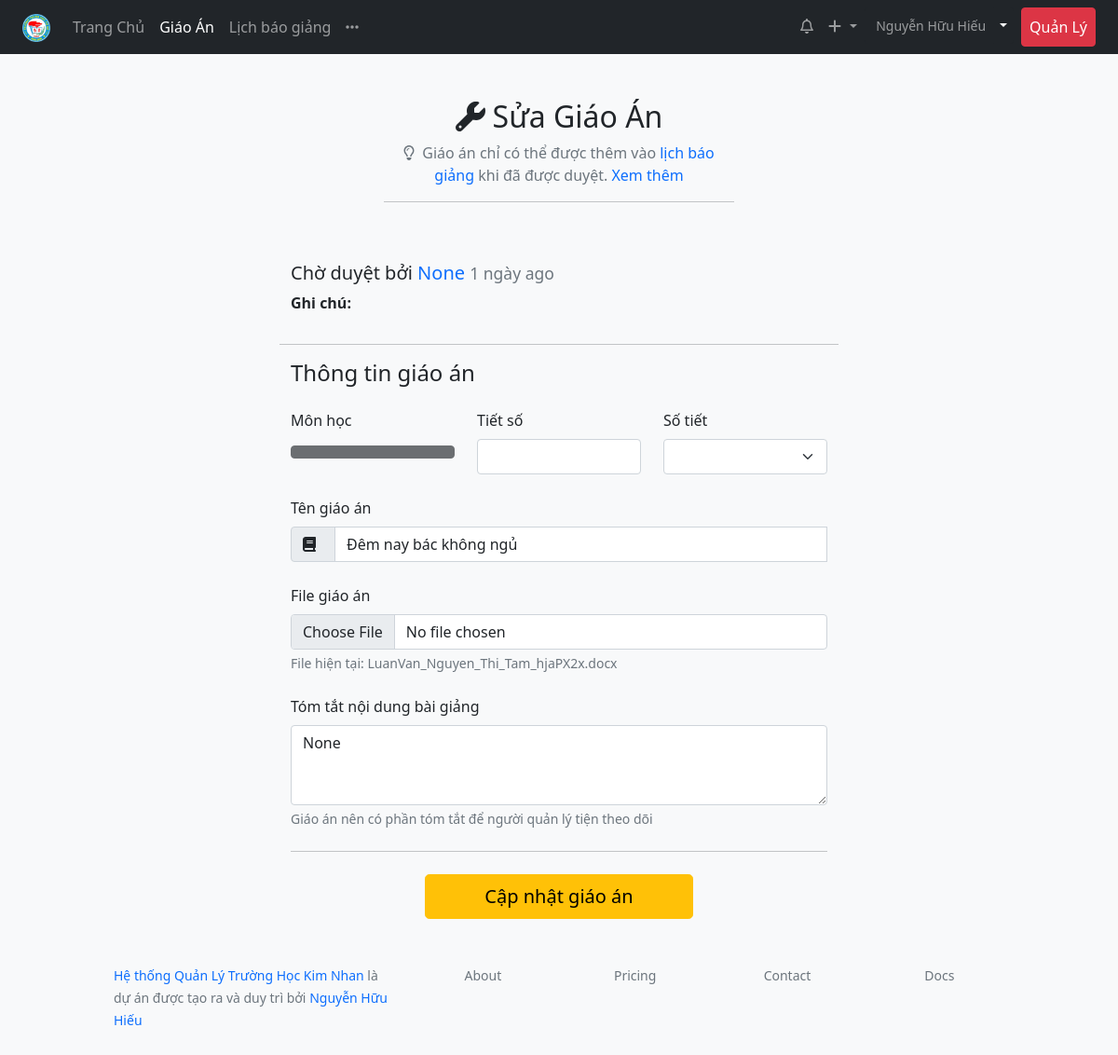
The app's page /lesson/edit/2/ (signed in), older data.
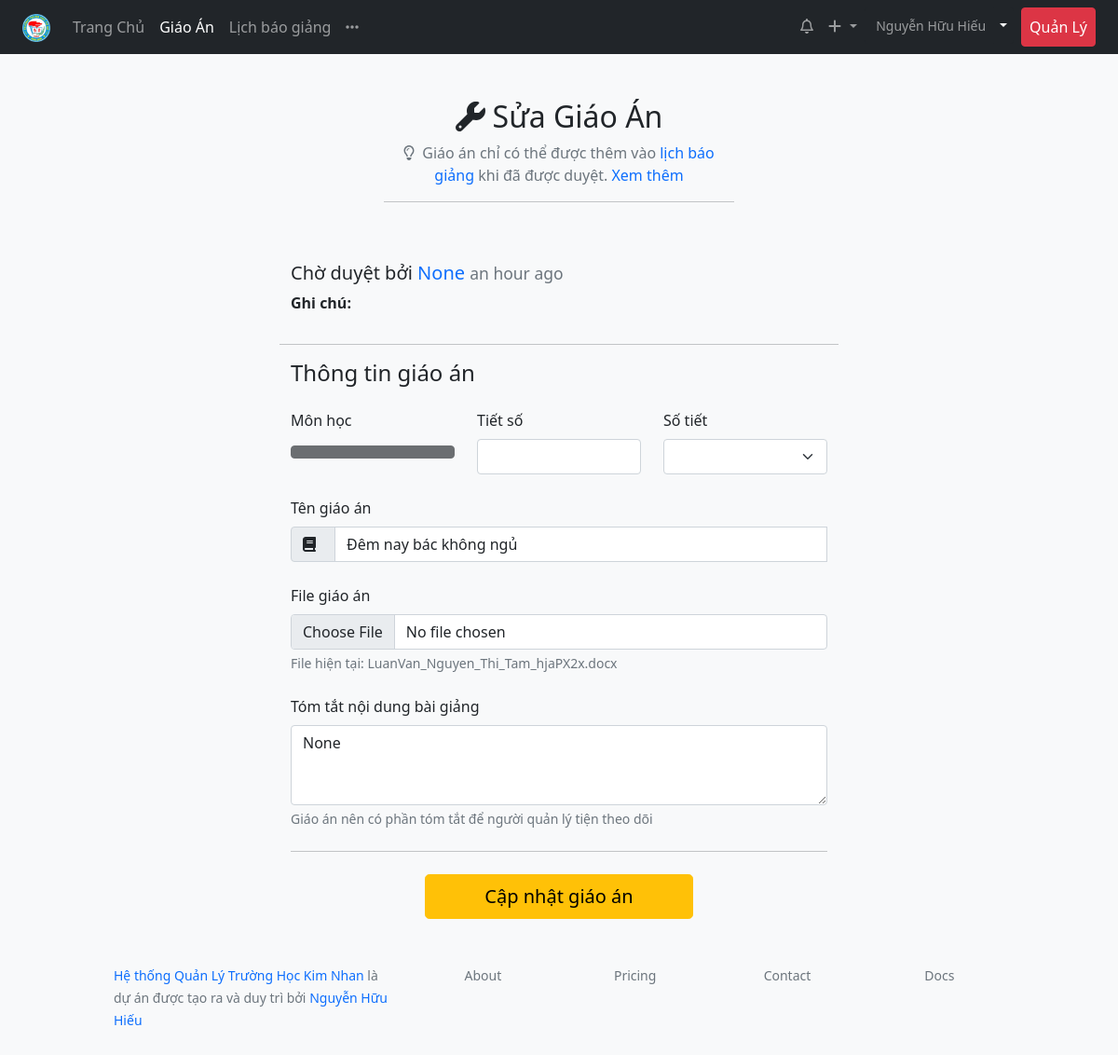
The same page, newer data.
### lessonmanagement/models.py (models this page shows, shortened)
class Lesson(models.Model):
    title = models.CharField(max_length=200)
    lesson_path = models.FileField(blank=True, null=True)
    upload_time = models.DateTimeField(blank=True, null=True)
    edit_time = models.DateTimeField(blank=True, null=True)
    description = models.CharField(max_length=200, null=True, blank=True)
    teacher = models.ForeignKey(Teacher, on_delete=models.CASCADE)
    subject = models.ForeignKey(SubjectDetail, on_delete=models.CASCADE)
    number_lesson = models.IntegerField(help_text="Bài giảng số mấy")
    schoolyear = models.ForeignKey(Schoolyear, on_delete=models.CASCADE, blank=True, null=True)
    classyear = models.ManyToManyField(Classyear, through="LessonSchedule")
    STATUS_CHOICES = [
    ('pending', 'Chờ duyệt'),
    ('acept', 'Đã duyệt'),
    ('deny', 'Bị từ chối'),
    ]
    status = models.CharField(max_length=10, blank=True, choices=STATUS_CHOICES ,default='pending')
    checker = models.ForeignKey('Teacher', related_name="lesson_checker" ,on_delete=models.SET_NULL, null=True, blank=True)
    check_date = models.DateTimeField(auto_now=True)
    note_checker = models.CharField(max_length=200, blank=True)
    class Meta:
        verbose_name = "Giáo Án"
        verbose_name_plural = "Giáo Án"
        ordering = ["-upload_time"]
        unique_together = ['subject', 'number_lesson']

### lessonmanagement/views.py (the view, shortened to what this page needs)
# urls.py: path('lesson/edit/<int:lesson_id>/', views.edit_lesson, name="edit_lesson"),
@login_required
def edit_lesson(request, lesson_id):
    now = datetime.datetime.now()
    try:
        lesson = Lesson.objects.filter(
            teacher=request.user.teacher.id).get(id=lesson_id)
        context = {'lesson': lesson}
        return render(request, 'lesson/edit_lesson.html', context)
    except:
        raise Http404("fuck wrong")

### lessonmanagement/models.py (called while the page is built)
    def full_name(self):
        return ('%s %s') % (self.firstname, self.lastname)

### lessonmanagement/templates/lesson/edit_lesson.html (shortened to what this page needs)
{% extends 'base_clean.html' %}
{% block content %}
{% with teacher=request.user.teacher %}
{% load lessonmanagement_extras %}
{% load humanize %}
<div class="row justify-content-center ">
  <div class="col-4">
    <h2 class="mt-5 text-center"><i class="fas fa-wrench me-2"></i>Sửa Giáo Án</h2>
    <p class="text-center text-muted"><i class="far fa-lightbulb me-2"></i>Giáo án chỉ có thể được thêm vào <a href="#" class="text-decoration-none">lịch báo giảng</a> khi đã được duyệt.<a href="#" class="text-decoration-none"> Xem thêm</a></p>
  <hr>
  </div>
</div>
<div class="row pt-5 justify-content-center">
  <div class="col-6">
      <form method="POST" enctype="multipart/form-data" class="needs-validation" novalidate >
        <div class="row">
            <div>
            <h5>{{ lesson.get_status_display }} bởi
              <a href="#" class="text-decoration-none">{{ lesson.checker }} </a> <small class="text-muted">{{ lesson.check_date|naturaltime }}</small> </h5>
    <p><span class="fw-bold">Ghi chú: </span>{{ lesson.note_checker }}</p>
            </div>
            <hr class="my-3">
          <h4 class="mb-4">Thông tin giáo án</h4>
          <div class="col-4">
            <label for="subjectLevel" class="form-label">Môn học</label>
            <div id="subjectLevel">
              <button class="btn btn-dark  w-100" type="button"  aria-expanded="false" disabled>{{lesson.subject.title}} {{lesson.level}}</button>
            </div>
          </div>
        <div class="col-4">
          <label for="startLesson" class="form-label">Tiết số</label>
          <input type="number" class="form-control" id="startLesson" name="start_lesson"
          value = {{ lesson.start_number_lesson }} required >
        </div>
        <div class="col-4">
          <label for="countLesson" class="form-label">Số tiết</label>
          <div id="countLesson">
          <select class="form-select"  name="count_lesson">
            <option selected>{{ lesson.cout_number_lesson }}</option>
            <option value="1">1</option>
          </select>
        </div>
        </div>
        <div class="col-12">
          <label for="titleLesson" class="form-label mt-4">Tên giáo án</label>
          <div class="input-group" >
            <span class="input-group-text" id="basic-addon1"><i class="fas fa-book me-2"></i></span>
            <input type="text" id="titleLesson" name='title_lesson' class="form-control" aria-label="Username" aria-describedby="basic-addon1" required value="{{ lesson.title }}" placeholder >
          </div>
        </div>
        <div class="col-12">
          <label for="fileLesson" class="form-label mt-4">File giáo án</label>
          <input class="form-control" type="file" id="fileLesson" name="file_lesson" >
          <div class="form-text">File hiện tại: {{ lesson.lesson_path }}</div>
        </div>
        <div class="col-12">
          <label for="descriptionLesson" class="form-label mt-4">Tóm tắt nội dung bài giảng</label>
          <textarea class="form-control" id="descriptionLesson" rows="3" name="description_lesson">{{ lesson.description }}</textarea>
          <div class="form-text">Giáo án nên có phần tóm tắt để người quản lý tiện theo dõi</div>
          <hr class="my-4">
        </div>
        <div class="col-12 d-flex justify-content-center">
  <button type="submit" class="btn btn-lg btn-warning mb-4 w-50">Cập nhật giáo án</button>
        </div>
</div>
      </form>
  </div>
<div class="row justify-content-center">
  <div class="col-10">
    {% include 'footer_withsidebar.html' %}
  </div>
</div>
</div>
  {% endwith %}
{% endblock %}

Row changes from the older to the newer data that the page shows:
changed Lesson "Chờ duyệt": check_date "1 ngày ago" → "an hour ago"
